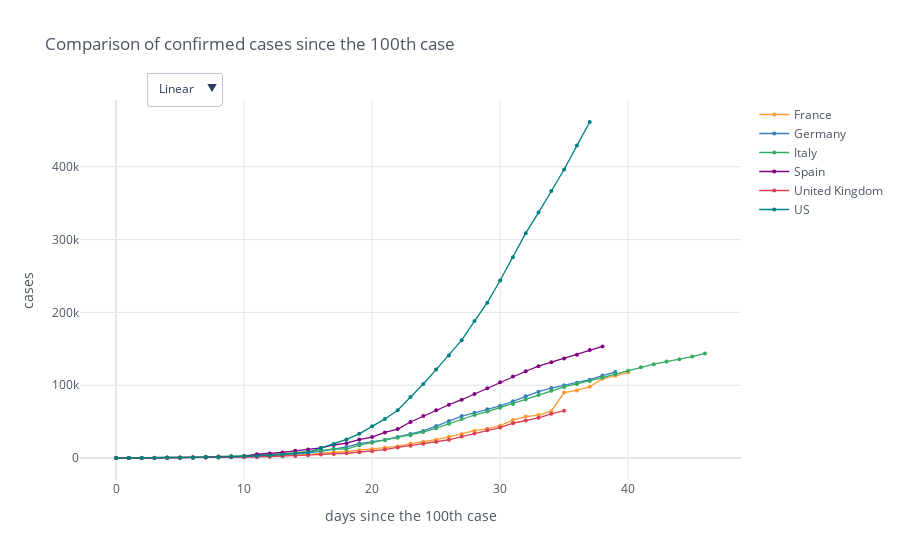

Write notebook code for a chart like this one.
### Code cell
min_value = 100
fig_deaths = mp.iplot_sync_plot(confirmed_cases_countries, min_value=min_value, title='Comparison of confirmed cases since the ' + str(min_value) + 'th case', size=4, yTitle='cases', mode='lines+markers', asFigure=True)
fig_deaths.show()

### Figure 1 — Plotly figure (JSON) as saved in the notebook; plotly's stock layout.template omitted (floating-point values rounded to 4 significant figures)
{"data": [{"line": {"color": "rgba(255, 153, 51, 1.0)", "dash": "solid", "shape": "linear", "width": 1.3}, "marker": {"size": 4, "symbol": "circle"}, "mode": "lines+markers", "name": "France", "text": "", "type": "scatter", "x": [0, 1, 2, 3, 4, 5, 6, 7, 8, 9, 10, 11, 12, 13, 14, 15, 16, 17, 18, 19, 20, 21, 22, 23, 24, 25, 26, 27, 28, 29, 30, 31, 32, 33, 34, 35, 36, 37, 38, 39, 40, 41, 42, 43, 44, 45, 46], "y": [100.0, 130.0, 191.0, 204.0, 285.0, 377.0, 653.0, 949.0, 1126.0, 1209.0, 1784.0, 2281.0, 2281.0, 3661.0, 4469.0, 4499.0, 6633.0, 7652.0, 9043.0, 10870.0, 12610.0, 14280.0, 16020.0, 19860.0, 22300.0, 25230.0, 29160.0, 32960.0, 37580.0, 40170.0, 44550.0, 52130.0, 56990.0, 59100.0, 64340.0, 89950.0, 92840.0, 98010.0, 109100.0, 113000.0, 117700.0, "", "", "", "", "", ""]}, {"line": {"color": "rgba(55, 128, 191, 1.0)", "dash": "solid", "shape": "linear", "width": 1.3}, "marker": {"size": 4, "symbol": "circle"}, "mode": "lines+markers", "name": "Germany", "text": "", "type": "scatter", "x": [0, 1, 2, 3, 4, 5, 6, 7, 8, 9, 10, 11, 12, 13, 14, 15, 16, 17, 18, 19, 20, 21, 22, 23, 24, 25, 26, 27, 28, 29, 30, 31, 32, 33, 34, 35, 36, 37, 38, 39, 40, 41, 42, 43, 44, 45, 46], "y": [130.0, 159.0, 196.0, 262.0, 482.0, 670.0, 799.0, 1040.0, 1176.0, 1457.0, 1908.0, 2078.0, 3675.0, 4585.0, 5795.0, 7272.0, 9257.0, 12330.0, 15320.0, 19850.0, 22210.0, 24870.0, 29060.0, 32990.0, 37320.0, 43940.0, 50870.0, 57700.0, 62100.0, 66880.0, 71810.0, 77870.0, 84790.0, 91160.0, 96090.0, 100100.0, 103400.0, 107700.0, 113300.0, 118200.0, "", "", "", "", "", "", ""]}, {"line": {"color": "rgba(50, 171, 96, 1.0)", "dash": "solid", "shape": "linear", "width": 1.3}, "marker": {"size": 4, "symbol": "circle"}, "mode": "lines+markers", "name": "Italy", "text": "", "type": "scatter", "x": [0, 1, 2, 3, 4, 5, 6, 7, 8, 9, 10, 11, 12, 13, 14, 15, 16, 17, 18, 19, 20, 21, 22, 23, 24, 25, 26, 27, 28, 29, 30, 31, 32, 33, 34, 35, 36, 37, 38, 39, 40, 41, 42, 43, 44, 45, 46], "y": [155, 229, 322, 453, 655, 888, 1128, 1694, 2036, 2502, 3089, 3858, 4636, 5883, 7375, 9172, 10149, 12462, 12462, 17660, 21157, 24747, 27980, 31506, 35713, 41035, 47021, 53578, 59138, 63927, 69176, 74386, 80589, 86498, 92472, 97689, 101739, 105792, 110574, 115242, 119827, 124632, 128948, 132547, 135586, 139422, 143626]}, {"line": {"color": "rgba(128, 0, 128, 1.0)", "dash": "solid", "shape": "linear", "width": 1.3}, "marker": {"size": 4, "symbol": "circle"}, "mode": "lines+markers", "name": "Spain", "text": "", "type": "scatter", "x": [0, 1, 2, 3, 4, 5, 6, 7, 8, 9, 10, 11, 12, 13, 14, 15, 16, 17, 18, 19, 20, 21, 22, 23, 24, 25, 26, 27, 28, 29, 30, 31, 32, 33, 34, 35, 36, 37, 38, 39, 40, 41, 42, 43, 44, 45, 46], "y": [120.0, 165.0, 222.0, 259.0, 400.0, 500.0, 673.0, 1073.0, 1695.0, 2277.0, 2277.0, 5232.0, 6391.0, 7798.0, 9942.0, 11750.0, 13910.0, 17960.0, 20410.0, 25370.0, 28770.0, 35140.0, 39880.0, 49520.0, 57790.0, 65720.0, 73240.0, 80110.0, 87960.0, 95920.0, 104100.0, 112100.0, 119200.0, 126200.0, 131600.0, 136700.0, 141900.0, 148200.0, 153200.0, "", "", "", "", "", "", "", ""]}, {"line": {"color": "rgba(219, 64, 82, 1.0)", "dash": "solid", "shape": "linear", "width": 1.3}, "marker": {"size": 4, "symbol": "circle"}, "mode": "lines+markers", "name": "United Kingdom", "text": "", "type": "scatter", "x": [0, 1, 2, 3, 4, 5, 6, 7, 8, 9, 10, 11, 12, 13, 14, 15, 16, 17, 18, 19, 20, 21, 22, 23, 24, 25, 26, 27, 28, 29, 30, 31, 32, 33, 34, 35, 36, 37, 38, 39, 40, 41, 42, 43, 44, 45, 46], "y": [115.0, 163.0, 206.0, 273.0, 321.0, 382.0, 456.0, 456.0, 798.0, 1140.0, 1140.0, 1543.0, 1950.0, 2626.0, 2689.0, 3983.0, 5018.0, 5683.0, 6650.0, 8077.0, 9529.0, 11660.0, 14540.0, 17090.0, 19520.0, 22140.0, 25150.0, 29470.0, 33720.0, 38170.0, 41900.0, 47810.0, 51610.0, 55240.0, 60730.0, 65080.0, "", "", "", "", "", "", "", "", "", "", ""]}, {"line": {"color": "rgba(0, 128, 128, 1.0)", "dash": "solid", "shape": "linear", "width": 1.3}, "marker": {"size": 4, "symbol": "circle"}, "mode": "lines+markers", "name": "US", "text": "", "type": "scatter", "x": [0, 1, 2, 3, 4, 5, 6, 7, 8, 9, 10, 11, 12, 13, 14, 15, 16, 17, 18, 19, 20, 21, 22, 23, 24, 25, 26, 27, 28, 29, 30, 31, 32, 33, 34, 35, 36, 37, 38, 39, 40, 41, 42, 43, 44, 45, 46], "y": [118.0, 149.0, 217.0, 262.0, 402.0, 518.0, 583.0, 959.0, 1281.0, 1663.0, 2179.0, 2727.0, 3499.0, 4632.0, 6421.0, 7783.0, 13750.0, 19270.0, 25600.0, 33280.0, 43850.0, 53740.0, 65780.0, 83840.0, 101700.0, 121500.0, 140900.0, 161800.0, 188200.0, 213400.0, 243800.0, 275600.0, 308900.0, 337100.0, 366700.0, 396200.0, 429100.0, 461400.0, "", "", "", "", "", "", "", "", ""]}], "layout": {"legend": {"bgcolor": "#FFFFFF", "font": {"color": "#4D5663"}}, "paper_bgcolor": "#FFFFFF", "plot_bgcolor": "#FFFFFF", "title": {"font": {"color": "#4D5663"}, "text": "Comparison of confirmed cases since the 100th case"}, "updatemenus": [{"buttons": [{"args": [{"yaxis.type": "linear"}], "label": "Linear", "method": "relayout"}, {"args": [{"yaxis.type": "log"}], "label": "Log", "method": "relayout"}], "direction": "down", "pad": {"r": 10, "t": 10}, "showactive": true, "x": 0.1, "xanchor": "left", "y": 1.1, "yanchor": "top"}], "xaxis": {"gridcolor": "#E1E5ED", "showgrid": true, "tickfont": {"color": "#4D5663"}, "title": {"font": {"color": "#4D5663"}, "text": "days since the 100th case"}, "zerolinecolor": "#E1E5ED"}, "yaxis": {"gridcolor": "#E1E5ED", "showgrid": true, "tickfont": {"color": "#4D5663"}, "title": {"font": {"color": "#4D5663"}, "text": "cases"}, "zerolinecolor": "#E1E5ED"}}}
